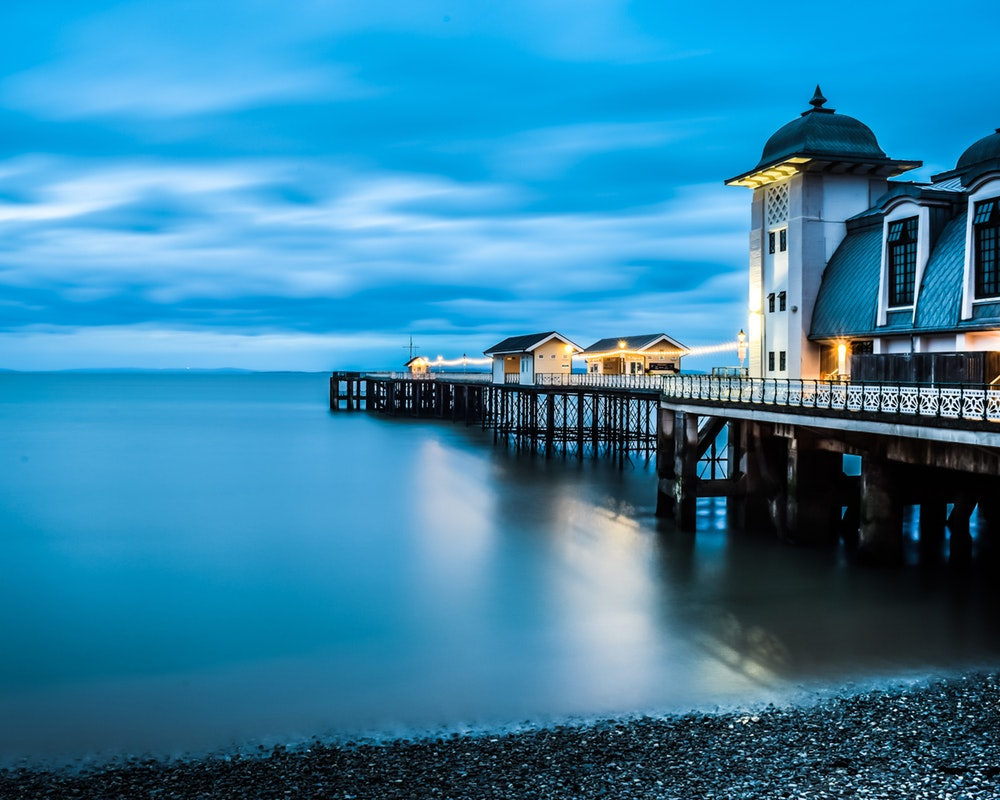
#> input picture scenery.jpg, 1000 x 800 px, given in place of the camera
$ python n.py   (older library calls are emulated)
#> lines starting #> are read from the running program, lines starting #| are printed output that depends on the picture; after the words box and inside, x2 and y2 are one past the last pixel; in counts of white or black regions, pixels touching at a corner belong together
#!/usr/bin/python
import math
import numpy as np
import cv2
import json
import base64

#dictionary of all contours
import requests
from PIL import Image
# import matplotlib.pyplot as plt

contours = {}
#array of edges of polygon
approx = []
#scale of the text
scale = 2
#camera
cap = cv2.VideoCapture(0)
print("press q to exit")
url = "http://10.4.230.168:8080/shot.jpg"

_width  = 600.0
_height = 420.0
_margin = 0.0

count = 0

# Define the codec and create VideoWriter object
fourcc = cv2.VideoWriter_fourcc(*'XVID')
out = cv2.VideoWriter('output.avi',fourcc, 20.0, (640,480))

addr = 'http://iccluster026.iccluster.epfl.ch:5001'
test_url = addr + '/api/style/rain_princess'

content_type = 'image/jpeg'
headers = {'content-type': content_type}


corners = np.array(
	[
		[[  		_margin, _margin 			]],
		[[ 			_margin, _height + _margin  ]],
		[[ _width + _margin, _height + _margin  ]],
		[[ _width + _margin, _margin 			]],
	]
)

pts_dst = np.array( corners, np.float32 )

#calculate angle
# [59 lines left out: functions angle, filter_1, crop_minAreaRect, not called in this run]

while(cap.isOpened()):
    ret, frame = cap.read()
#> frame is the input picture: shape (800, 1000, 3); mean B, G, R 166, 129.6, 52.8
    if ret==True:
        gray = cv2.cvtColor(frame, cv2.COLOR_BGR2GRAY)
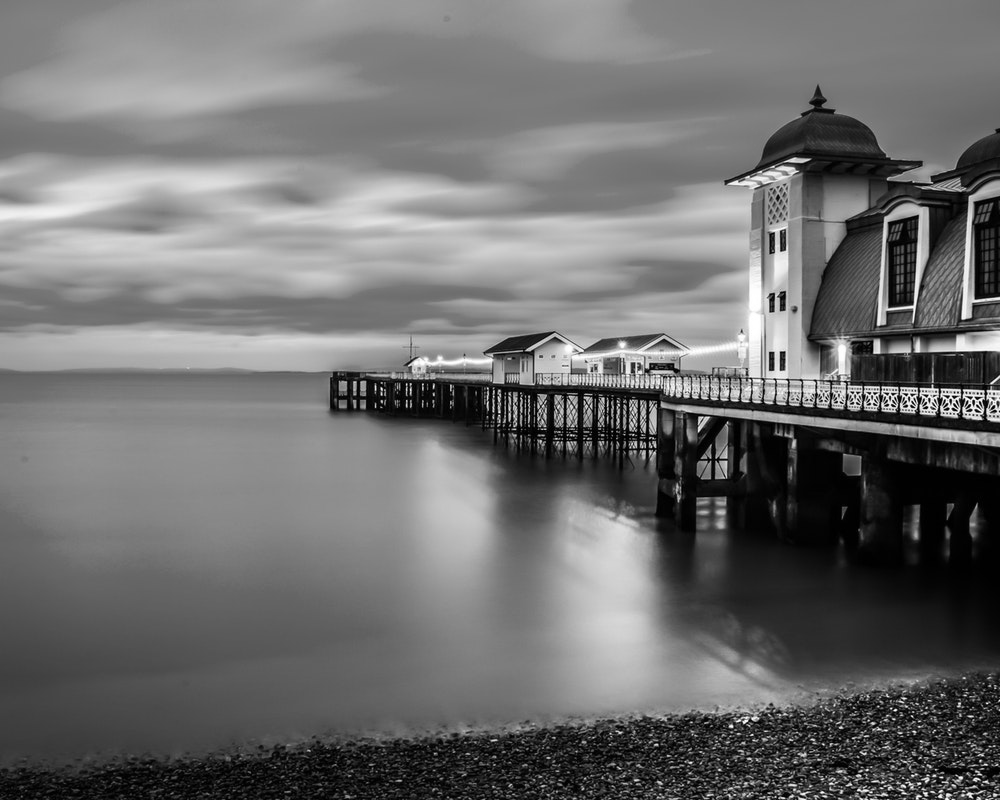
#> gray: shape (800, 1000); min 0, max 255, mean 110.8
        canny = cv2.Canny(frame,80,240,3)
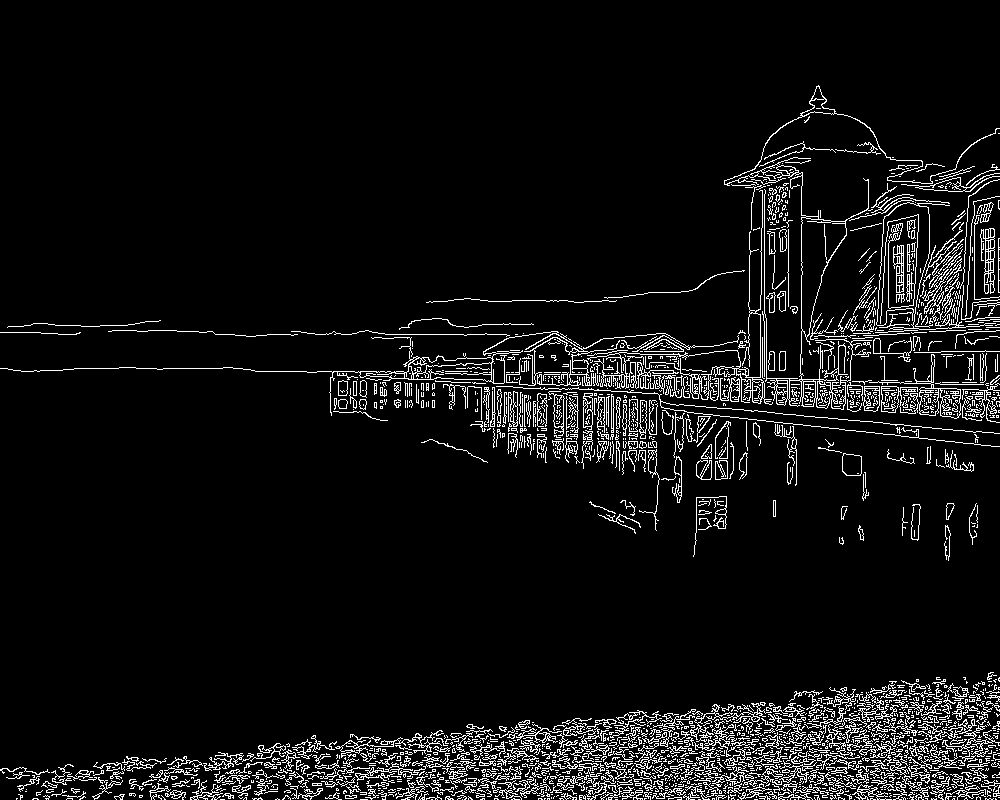
#> canny: shape (800, 1000); 6.5% white in thin lines or dots, all inside (x1, y1, x2, y2) = (0, 85, 1000, 800)
        #contours
        canny2, contours, hierarchy = cv2.findContours(canny,cv2.RETR_EXTERNAL,cv2.CHAIN_APPROX_SIMPLE)
#> contours = 1834 contours, 1644 with area under 20; largest, box (x1, y1, x2, y2) and area: (724, 85, 1000, 410) 4898, (0, 331, 739, 416) 2369, (869, 354, 961, 419) 1518, (587, 190, 773, 405) 990, (980, 228, 995, 294) 458
        for i in range(0,len(contours)):
            approx = cv2.approxPolyDP(contours[i],cv2.arcLength(contours[i],True)*0.02,True)
#> approx = [[854, 799]]

            if(abs(cv2.contourArea(contours[i]))<100 or not(cv2.isContourConvex(approx))):
                continue

            if(len(approx)==4):
                vtc = len(approx)
                cos = []
                for j in range(2,vtc+1):
                    cos.append(angle(approx[j%vtc],approx[j-2],approx[j-1]))
                cos.sort()
                mincos = cos[0]
                maxcos = cos[-1]
                x,y,w,h = cv2.boundingRect(contours[i])
                print (w,h)

                if(vtc==4):
                    if (w > 100 or h >100):
                        pts_src = np.array(approx, np.float32 )
                        h, status = cv2.findHomography( pts_src, pts_dst )
                        # cv2.drawContours(frame, [approx], -1, ( 255, 0, 0 ), 24)
                        rect = cv2.minAreaRect(contours[i])
                        img_croped = crop_minAreaRect(frame, rect)
                        # filter_1(img_croped)
                        # cv2.imshow("crop_img", filter_1(img_croped))  # aqui estamos cortando solo el pedazo de papel que necesitamos
                        cv2.drawContours(frame, [approx], -1, (255, 0, 0), 24)
                        cv2.imwrite("framewd.jpg", img_croped)
                        with open("framewd.jpg", "rb") as imageFile:
                            f = imageFile.read()
                            b = bytearray(f)
                            # print(b)
                        delay_x = delay_y = 50

                        # frame[delay_x:delay_x+ img_croped.shape[0], delay_y:delay_y+img_croped.shape[1]] = filter_1(img_croped)

                        output = filter_1(img_croped)


                        # [9 lines of commented-out code are left out]
        out.write(frame)
        cv2.imshow('frame',frame)
        cv2.imshow('canny',canny)
        if cv2.waitKey(1) == 1048689: #if q is pressed
            break

#When everything done, release the capture
cap.release()
cv2.destroyAllWindows()
